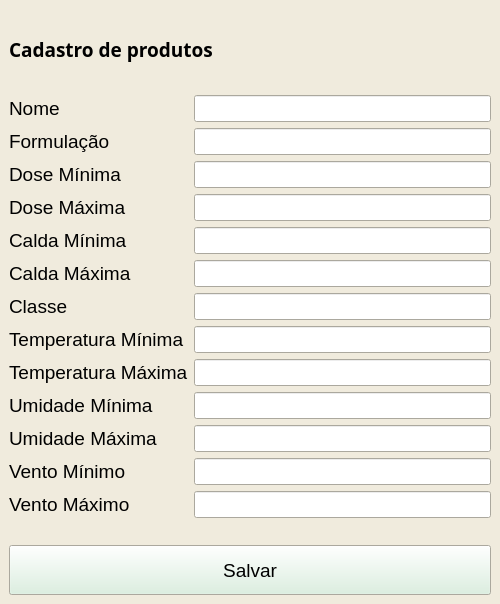
<?xml version="1.0" encoding="UTF-8"?>
<ui version="4.0">
 <class>MainWindow</class>
 <widget class="QMainWindow" name="MainWindow">
  <property name="geometry">
   <rect>
    <x>0</x>
    <y>0</y>
    <width>500</width>
    <height>604</height>
   </rect>
  </property>
  <property name="palette">
   <palette>
    <active>
     <colorrole role="Button">
      <brush brushstyle="SolidPattern">
       <color alpha="255">
        <red>216</red>
        <green>240</green>
        <blue>221</blue>
       </color>
      </brush>
     </colorrole>
     <colorrole role="Base">
      <brush brushstyle="SolidPattern">
       <color alpha="255">
        <red>255</red>
        <green>255</green>
        <blue>255</blue>
       </color>
      </brush>
     </colorrole>
     <colorrole role="Window">
      <brush brushstyle="SolidPattern">
       <color alpha="255">
        <red>240</red>
        <green>235</green>
        <blue>221</blue>
       </color>
      </brush>
     </colorrole>
     <colorrole role="Highlight">
      <brush brushstyle="SolidPattern">
       <color alpha="255">
        <red>196</red>
        <green>225</green>
        <blue>255</blue>
       </color>
      </brush>
     </colorrole>
    </active>
    <inactive>
     <colorrole role="Button">
      <brush brushstyle="SolidPattern">
       <color alpha="255">
        <red>216</red>
        <green>240</green>
        <blue>221</blue>
       </color>
      </brush>
     </colorrole>
     <colorrole role="Base">
      <brush brushstyle="SolidPattern">
       <color alpha="255">
        <red>255</red>
        <green>255</green>
        <blue>255</blue>
       </color>
      </brush>
     </colorrole>
     <colorrole role="Window">
      <brush brushstyle="SolidPattern">
       <color alpha="255">
        <red>240</red>
        <green>235</green>
        <blue>221</blue>
       </color>
      </brush>
     </colorrole>
     <colorrole role="Highlight">
      <brush brushstyle="SolidPattern">
       <color alpha="255">
        <red>196</red>
        <green>225</green>
        <blue>255</blue>
       </color>
      </brush>
     </colorrole>
    </inactive>
    <disabled>
     <colorrole role="Button">
      <brush brushstyle="SolidPattern">
       <color alpha="255">
        <red>216</red>
        <green>240</green>
        <blue>221</blue>
       </color>
      </brush>
     </colorrole>
     <colorrole role="Base">
      <brush brushstyle="SolidPattern">
       <color alpha="255">
        <red>240</red>
        <green>235</green>
        <blue>221</blue>
       </color>
      </brush>
     </colorrole>
     <colorrole role="Window">
      <brush brushstyle="SolidPattern">
       <color alpha="255">
        <red>240</red>
        <green>235</green>
        <blue>221</blue>
       </color>
      </brush>
     </colorrole>
     <colorrole role="Highlight">
      <brush brushstyle="SolidPattern">
       <color alpha="255">
        <red>51</red>
        <green>153</green>
        <blue>255</blue>
       </color>
      </brush>
     </colorrole>
    </disabled>
   </palette>
  </property>
  <property name="windowTitle">
   <string>MainWindow</string>
  </property>
  <widget class="QWidget" name="centralwidget">
   <layout class="QVBoxLayout" name="verticalLayout">
    <item>
     <widget class="QLabel" name="label">
      <property name="maximumSize">
       <size>
        <width>16777215</width>
        <height>80</height>
       </size>
      </property>
      <property name="font">
       <font>
        <family>Book Antiqua</family>
        <pointsize>14</pointsize>
        <weight>75</weight>
        <bold>true</bold>
       </font>
      </property>
      <property name="text">
       <string>Cadastro de produtos</string>
      </property>
     </widget>
    </item>
    <item>
     <layout class="QFormLayout" name="formLayout">
      <item row="0" column="0">
       <widget class="QLabel" name="labelNome">
        <property name="font">
         <font>
          <pointsize>14</pointsize>
         </font>
        </property>
        <property name="locale">
         <locale language="Portuguese" country="Brazil"/>
        </property>
        <property name="text">
         <string>Nome</string>
        </property>
       </widget>
      </item>
      <item row="0" column="1">
       <widget class="QLineEdit" name="lineEdit">
        <property name="font">
         <font>
          <pointsize>12</pointsize>
         </font>
        </property>
       </widget>
      </item>
      <item row="1" column="0">
       <widget class="QLabel" name="labelFormulacao">
        <property name="font">
         <font>
          <pointsize>14</pointsize>
         </font>
        </property>
        <property name="locale">
         <locale language="Portuguese" country="Brazil"/>
        </property>
        <property name="text">
         <string>Formulação</string>
        </property>
       </widget>
      </item>
      <item row="1" column="1">
       <widget class="QLineEdit" name="lineEdit_2">
        <property name="font">
         <font>
          <pointsize>12</pointsize>
         </font>
        </property>
       </widget>
      </item>
      <item row="2" column="0">
       <widget class="QLabel" name="labelDoseMin">
        <property name="font">
         <font>
          <pointsize>14</pointsize>
         </font>
        </property>
        <property name="locale">
         <locale language="Portuguese" country="Brazil"/>
        </property>
        <property name="text">
         <string>Dose Mínima</string>
        </property>
       </widget>
      </item>
      <item row="2" column="1">
       <widget class="QLineEdit" name="lineEdit_3">
        <property name="font">
         <font>
          <pointsize>12</pointsize>
         </font>
        </property>
       </widget>
      </item>
      <item row="3" column="0">
       <widget class="QLabel" name="labelDoseMax">
        <property name="font">
         <font>
          <pointsize>14</pointsize>
         </font>
        </property>
        <property name="locale">
         <locale language="Portuguese" country="Brazil"/>
        </property>
        <property name="text">
         <string>Dose Máxima</string>
        </property>
       </widget>
      </item>
      <item row="3" column="1">
       <widget class="QLineEdit" name="lineEdit_4">
        <property name="font">
         <font>
          <pointsize>12</pointsize>
         </font>
        </property>
       </widget>
      </item>
      <item row="4" column="0">
       <widget class="QLabel" name="labelCalMin">
        <property name="font">
         <font>
          <pointsize>14</pointsize>
         </font>
        </property>
        <property name="locale">
         <locale language="Portuguese" country="Brazil"/>
        </property>
        <property name="text">
         <string>Calda Mínima</string>
        </property>
       </widget>
      </item>
      <item row="4" column="1">
       <widget class="QLineEdit" name="lineEdit_5">
        <property name="font">
         <font>
          <pointsize>12</pointsize>
         </font>
        </property>
       </widget>
      </item>
      <item row="5" column="1">
       <widget class="QLineEdit" name="lineEdit_6">
        <property name="font">
         <font>
          <pointsize>12</pointsize>
         </font>
        </property>
       </widget>
      </item>
      <item row="6" column="0">
       <widget class="QLabel" name="labelClasse">
        <property name="font">
         <font>
          <pointsize>14</pointsize>
         </font>
        </property>
        <property name="locale">
         <locale language="Portuguese" country="Brazil"/>
        </property>
        <property name="text">
         <string>Classe</string>
        </property>
       </widget>
      </item>
      <item row="6" column="1">
       <widget class="QLineEdit" name="lineEdit_7">
        <property name="font">
         <font>
          <pointsize>12</pointsize>
         </font>
        </property>
       </widget>
      </item>
      <item row="7" column="0">
       <widget class="QLabel" name="labelTempMin">
        <property name="font">
         <font>
          <pointsize>14</pointsize>
         </font>
        </property>
        <property name="locale">
         <locale language="Portuguese" country="Brazil"/>
        </property>
        <property name="text">
         <string>Temperatura Mínima</string>
        </property>
       </widget>
      </item>
      <item row="7" column="1">
       <widget class="QLineEdit" name="lineEdit_8">
        <property name="font">
         <font>
          <pointsize>12</pointsize>
         </font>
        </property>
       </widget>
      </item>
      <item row="8" column="0">
       <widget class="QLabel" name="labelTempMax">
        <property name="font">
         <font>
          <pointsize>14</pointsize>
         </font>
        </property>
        <property name="locale">
         <locale language="Portuguese" country="Brazil"/>
        </property>
        <property name="text">
         <string>Temperatura Máxima</string>
        </property>
       </widget>
      </item>
      <item row="8" column="1">
       <widget class="QLineEdit" name="lineEdit_9">
        <property name="font">
         <font>
          <pointsize>12</pointsize>
         </font>
        </property>
       </widget>
      </item>
      <item row="9" column="0">
       <widget class="QLabel" name="labelUmiMin">
        <property name="font">
         <font>
          <pointsize>14</pointsize>
         </font>
        </property>
        <property name="locale">
         <locale language="Portuguese" country="Brazil"/>
        </property>
        <property name="text">
         <string>Umidade Mínima</string>
        </property>
       </widget>
      </item>
      <item row="9" column="1">
       <widget class="QLineEdit" name="lineEdit_10">
        <property name="font">
         <font>
          <pointsize>12</pointsize>
         </font>
        </property>
       </widget>
      </item>
      <item row="10" column="0">
       <widget class="QLabel" name="labelUmiMax">
        <property name="font">
         <font>
          <pointsize>14</pointsize>
         </font>
        </property>
        <property name="locale">
         <locale language="Portuguese" country="Brazil"/>
        </property>
        <property name="text">
         <string>Umidade Máxima</string>
        </property>
       </widget>
      </item>
      <item row="10" column="1">
       <widget class="QLineEdit" name="lineEdit_11">
        <property name="font">
         <font>
          <pointsize>12</pointsize>
         </font>
        </property>
       </widget>
      </item>
      <item row="11" column="0">
       <widget class="QLabel" name="labelVentoMin">
        <property name="font">
         <font>
          <pointsize>14</pointsize>
         </font>
        </property>
        <property name="locale">
         <locale language="Portuguese" country="Brazil"/>
        </property>
        <property name="text">
         <string>Vento Mínimo</string>
        </property>
       </widget>
      </item>
      <item row="11" column="1">
       <widget class="QLineEdit" name="lineEdit_12">
        <property name="font">
         <font>
          <pointsize>12</pointsize>
         </font>
        </property>
       </widget>
      </item>
      <item row="12" column="0">
       <widget class="QLabel" name="labelVenMax">
        <property name="font">
         <font>
          <pointsize>14</pointsize>
         </font>
        </property>
        <property name="locale">
         <locale language="Portuguese" country="Brazil"/>
        </property>
        <property name="text">
         <string>Vento Máximo</string>
        </property>
       </widget>
      </item>
      <item row="12" column="1">
       <widget class="QLineEdit" name="lineEdit_13">
        <property name="font">
         <font>
          <pointsize>12</pointsize>
         </font>
        </property>
       </widget>
      </item>
      <item row="5" column="0">
       <widget class="QLabel" name="labelCalMax">
        <property name="font">
         <font>
          <pointsize>14</pointsize>
         </font>
        </property>
        <property name="locale">
         <locale language="Portuguese" country="Brazil"/>
        </property>
        <property name="text">
         <string>Calda Máxima</string>
        </property>
       </widget>
      </item>
     </layout>
    </item>
    <item>
     <widget class="QPushButton" name="pushSave">
      <property name="sizePolicy">
       <sizepolicy hsizetype="Preferred" vsizetype="Fixed">
        <horstretch>0</horstretch>
        <verstretch>0</verstretch>
       </sizepolicy>
      </property>
      <property name="minimumSize">
       <size>
        <width>0</width>
        <height>50</height>
       </size>
      </property>
      <property name="maximumSize">
       <size>
        <width>600</width>
        <height>16777215</height>
       </size>
      </property>
      <property name="font">
       <font>
        <pointsize>14</pointsize>
       </font>
      </property>
      <property name="text">
       <string>Salvar</string>
      </property>
     </widget>
    </item>
   </layout>
  </widget>
 </widget>
 <resources/>
 <connections/>
</ui>
